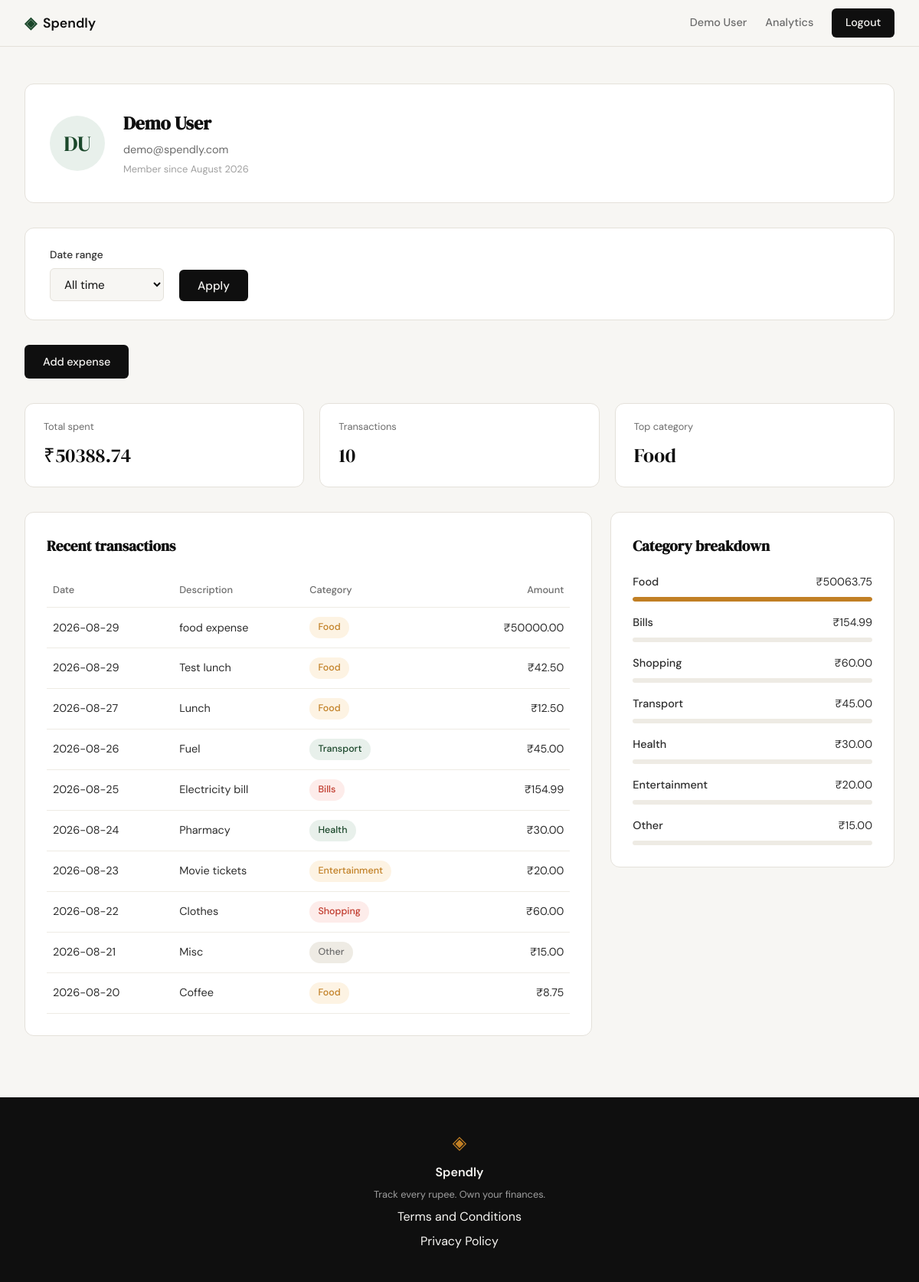
Screenshot of /profile (signed in) with the database file from the repository.
### tables this page shows
CREATE TABLE users (
            id INTEGER PRIMARY KEY AUTOINCREMENT,
            name TEXT NOT NULL,
            email TEXT UNIQUE NOT NULL,
            password_hash TEXT NOT NULL,
            created_at TEXT DEFAULT (datetime('now'))
        );

CREATE TABLE expenses (
            id INTEGER PRIMARY KEY AUTOINCREMENT,
            user_id INTEGER NOT NULL,
            amount REAL NOT NULL,
            category TEXT NOT NULL,
            date TEXT NOT NULL,
            description TEXT,
            created_at TEXT DEFAULT (datetime('now')),
            FOREIGN KEY (user_id) REFERENCES users(id)
        );

### app.py (the view)
@app.route("/profile")
@login_required
def profile():
    user_row = get_user_by_id(session["user_id"])
    name_parts = user_row["name"].split()
    initials = "".join(part[0] for part in name_parts[:2]).upper()
    created_at = datetime.strptime(user_row["created_at"], "%Y-%m-%d %H:%M:%S")
    user = {
        "name": user_row["name"],
        "email": user_row["email"],
        "initials": initials,
        "member_since": created_at.strftime("%B %Y"),
    }
    selected_range = request.args.get("range", "all")
    if selected_range not in VALID_RANGES:
        selected_range = "all"
    start_input = request.args.get("start", "")
    end_input = request.args.get("end", "")
    start_date, end_date, range_error = resolve_date_range(selected_range, start_input, end_input)
    stats = get_summary_stats(session["user_id"], start_date, end_date)
    transactions = get_recent_transactions(session["user_id"], start_date, end_date)
    categories = get_category_breakdown(session["user_id"], start_date, end_date)
    return render_template(
        "profile.html",
        user=user,
        stats=stats,
        transactions=transactions,
        categories=categories,
        selected_range=selected_range,
        start_input=start_input,
        end_input=end_input,
        range_error=range_error,
    )

### app.py (called while the page is built, shortened)
@app.context_processor
def inject_current_user():
    if "user_id" not in session:
        return {"current_user": None}
    return {"current_user": get_user_by_id(session["user_id"])}

def login_required(view_func):
    @functools.wraps(view_func)
    def wrapper(*args, **kwargs):
        if "user_id" not in session:
            return redirect(url_for("login"))
        return view_func(*args, **kwargs)
    return wrapper

def resolve_date_range(range_value, start_value, end_value):
    today = date.today()
    if range_value == "7d":
        return (today - timedelta(days=6)).isoformat(), today.isoformat(), None
    if range_value == "30d":
        return (today - timedelta(days=29)).isoformat(), today.isoformat(), None
    if range_value == "month":
        return today.replace(day=1).isoformat(), today.isoformat(), None
    return None, None, None

### database/db.py (called while the page is built)
def get_db():
    conn = sqlite3.connect(DATABASE)
    conn.row_factory = sqlite3.Row
    conn.execute("PRAGMA foreign_keys = ON")
    return conn

def get_user_by_id(user_id):
    conn = get_db()
    user = conn.execute(
        "SELECT * FROM users WHERE id = ?", (user_id,)
    ).fetchone()
    conn.close()
    return user

### database/queries.py (called while the page is built)
def get_recent_transactions(user_id, start_date=None, end_date=None, limit=10):
    conn = get_db()
    query = """
        SELECT date, description, category, amount
        FROM expenses
        WHERE user_id = ?
    """
    params = [user_id]
    if start_date and end_date:
        query += " AND date BETWEEN ? AND ?"
        params += [start_date, end_date]
    query += " ORDER BY date DESC, id DESC LIMIT ?"
    params.append(limit)
    transactions = conn.execute(query, params).fetchall()
    conn.close()
    return transactions

### templates/profile.html (shortened to what this page needs)
{% extends "base.html" %}
{% block content %}
<section class="profile-section">
    <div class="profile-inner">
        <div class="profile-card">
            <div class="profile-avatar">{{ user.initials }}</div>
            <div class="profile-info">
                <h1 class="profile-name">{{ user.name }}</h1>
                <p class="profile-email">{{ user.email }}</p>
                <p class="profile-member-since">Member since {{ user.member_since }}</p>
            </div>
        </div>
        <div class="filter-bar">
            <form method="GET" class="filter-form">
                <div class="form-group">
                    <label for="range">Date range</label>
                    <select name="range" id="range" class="form-input">
                        <option value="all" {% if selected_range == "all" %}selected{% endif %}>All time</option>
                    </select>
                </div>
                <button type="submit" class="btn-submit">Apply</button>
            </form>
        </div>
        <a href="{{ url_for('add_expense') }}" class="btn-primary">Add expense</a>
        <div class="stats-row">
            <div class="stat-card">
                <span class="stat-label">Total spent</span>
                <span class="stat-value">₹{{ "%.2f"|format(stats.total_spent) }}</span>
            </div>
            <div class="stat-card">
                <span class="stat-label">Transactions</span>
                <span class="stat-value">{{ stats.transaction_count }}</span>
            </div>
            <div class="stat-card">
                <span class="stat-label">Top category</span>
                <span class="stat-value">{{ stats.top_category }}</span>
            </div>
        </div>
        <div class="profile-split">
            <div class="profile-block">
                <h2 class="profile-block-title">Recent transactions</h2>
                <div class="table-scroll">
                    <table class="table">
                        <thead>
                            <tr>
                                <th>Date</th>
                                <th>Description</th>
                                <th>Category</th>
                                <th class="amount">Amount</th>
                            </tr>
                        </thead>
                        <tbody>
                            {% for tx in transactions %}
                            <tr>
                                <td>{{ tx.date }}</td>
                                <td>{{ tx.description }}</td>
                                <td><span class="category-badge badge-{{ tx.category|lower }}">{{ tx.category }}</span></td>
                                <td class="amount">₹{{ "%.2f"|format(tx.amount) }}</td>
                            </tr>
                            {% endfor %}
                        </tbody>
                    </table>
                </div>
            </div>
            <div class="profile-block">
                <h2 class="profile-block-title">Category breakdown</h2>
                <div class="category-list">
                    {% for cat in categories %}
                    <div class="category-row">
                        <div class="category-row-top">
                            <span class="category-name">{{ cat.name }}</span>
                            <span class="category-total">₹{{ "%.2f"|format(cat.total) }}</span>
                        </div>
                        <div class="category-bar-track">
                            <div class="category-bar-fill bar-fill-{{ cat.name|lower }} bar-w-{{ cat.percent }}"></div>
                        </div>
                    </div>
                    {% endfor %}
                </div>
            </div>
        </div>
    </div>
</section>
{% endblock %}

### templates/base.html (shortened to what this page needs)
<!DOCTYPE html>
<html lang="en">
<head>
    <link rel="stylesheet" href="{{ url_for('static', filename='css/style.css') }}">
</head>
<body>
    <nav class="navbar">
        <div class="nav-inner">
            <a href="{{ url_for('landing') }}" class="nav-brand">
                <span class="brand-icon">◈</span>
                <span class="brand-name">Spendly</span>
            </a>
            <div class="nav-links">
                {% if session.user_id %}
                <a href="{{ url_for('profile') }}">{{ current_user.name if current_user else 'Profile' }}</a>
                <a href="{{ url_for('analytics') }}" class="{{ 'nav-active' if request.endpoint == 'analytics' else '' }}">Analytics</a>
                <a href="{{ url_for('logout') }}" class="nav-cta">Logout</a>
                {% else %}
                <a href="{{ url_for('login') }}">Sign in</a>
                <a href="{{ url_for('register') }}" class="nav-cta">Get started</a>
                {% endif %}
            </div>
        </div>
    </nav>
    <main class="main-content">
        {% block content %}{% endblock %}
    </main>
    <footer class="footer">
        <div class="footer-inner">
            <span class="brand-icon">◈</span>
            <span class="footer-name">Spendly</span>
            <p class="footer-copy">Track every rupee. Own your finances.</p>
            <a href="{{ url_for('terms') }}">Terms and Conditions</a>
            <a href="{{ url_for('privacy') }}">Privacy Policy</a>
        </div>
    </footer>
</body>
</html>

### rows the page displays
users: name "Demo User", email "demo@spendly.com"
expenses: date "2026-08-29", description "food expense", category "Food", amount "50000.00"
expenses: date "2026-08-29", description "Test lunch", category "Food", amount "42.50"
expenses: date "2026-08-27", description "Lunch", category "Food", amount "12.50"
expenses: date "2026-08-26", description "Fuel", category "Transport", amount "45.00", name "Transport", total "45.00"
expenses: date "2026-08-25", description "Electricity bill", category "Bills", amount "154.99", name "Bills", total "154.99"
expenses: date "2026-08-24", description "Pharmacy", category "Health", amount "30.00", name "Health", total "30.00"
expenses: date "2026-08-23", description "Movie tickets", category "Entertainment", amount "20.00", name "Entertainment", total "20.00"
expenses: date "2026-08-22", description "Clothes", category "Shopping", amount "60.00", name "Shopping", total "60.00"
expenses: date "2026-08-21", description "Misc", category "Other", amount "15.00", name "Other", total "15.00"
expenses: date "2026-08-20", description "Coffee", category "Food", amount "8.75"

### other values shown
{{ user.initials }} "DU"
{{ user.member_since }} "August 2026"
{{ "%.2f"|format(stats.total_spent) }} "50388.74"
{{ stats.transaction_count }} "10"
{{ stats.top_category }} "Food"
{{ cat.name }} "Food"
{{ "%.2f"|format(cat.total) }} "50063.75"
